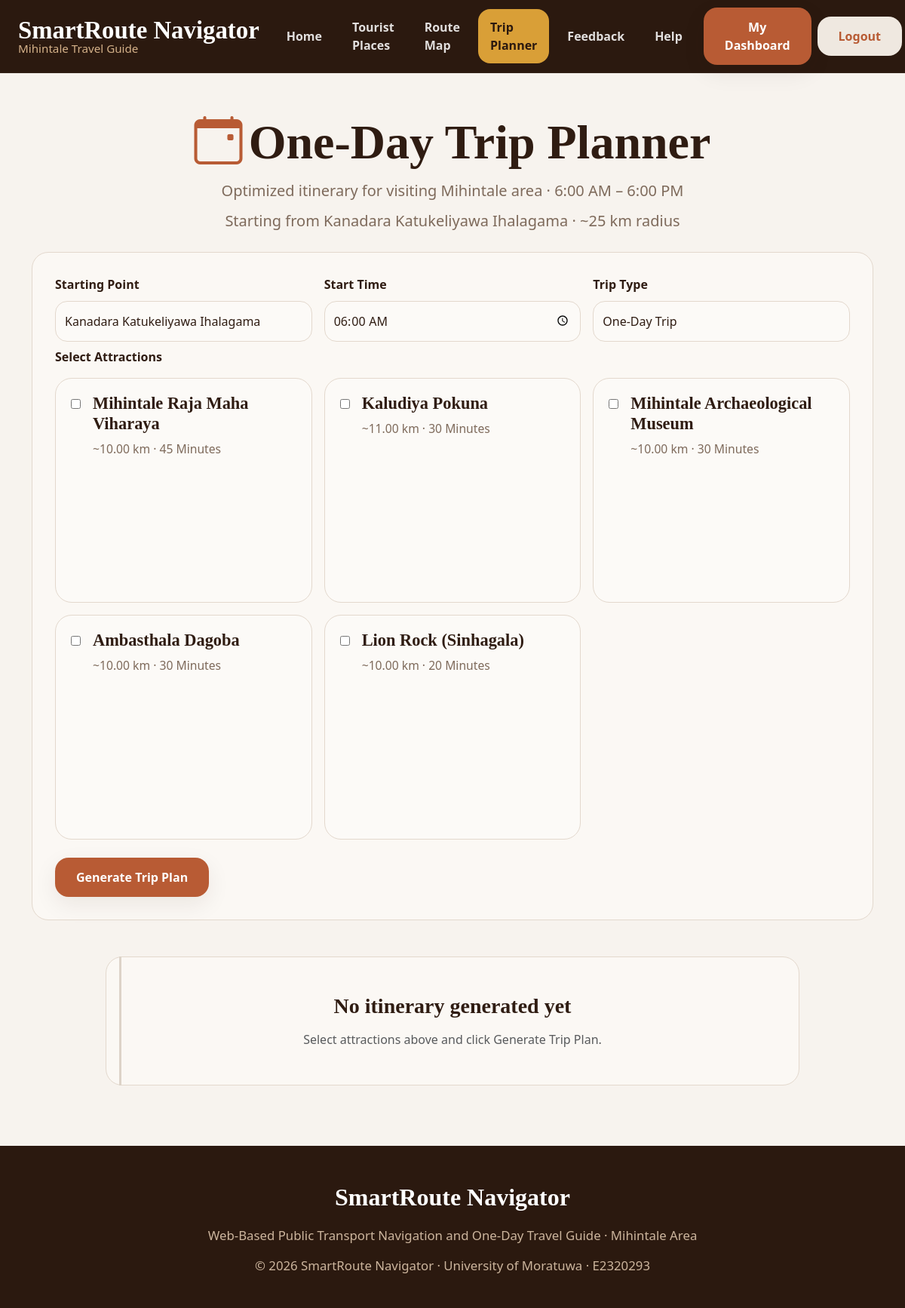
The app's page /pages/trip-planner.php (signed in) with its own data.
### tables this page shows
CREATE TABLE places (
    id INT AUTO_INCREMENT PRIMARY KEY,
    category_id INT NOT NULL,
    name VARCHAR(255) NOT NULL,
    description TEXT NOT NULL,
    location_name VARCHAR(255),
    distance_km DECIMAL(5,2),
    recommended_time VARCHAR(100),
    visit_duration VARCHAR(100),
    tips TEXT,
    image_url TEXT,
    map_embed_url TEXT,
    created_at TIMESTAMP DEFAULT CURRENT_TIMESTAMP,
    updated_at TIMESTAMP DEFAULT CURRENT_TIMESTAMP ON UPDATE CURRENT_TIMESTAMP,
    FOREIGN KEY (category_id) REFERENCES categories(id) ON DELETE CASCADE
);

### pages/trip-planner.php (the view, shortened to what this page needs)
<?php
include '../config/db.php';
$startPoint = isset($_GET['start_point']) ? trim($_GET['start_point']) : 'Kanadara Katukeliyawa Ihalagama';
$startTime = isset($_GET['start_time']) ? trim($_GET['start_time']) : '06:00';
$tripType = isset($_GET['trip_type']) ? trim($_GET['trip_type']) : 'One-Day Trip';
$selectedPlaces = isset($_GET['places']) && is_array($_GET['places']) ? array_map('intval', $_GET['places']) : [];
$allPlaces = [];
$res = $conn->query("SELECT places.*, categories.name AS category_name
                     FROM places
                     JOIN categories ON places.category_id = categories.id
                     ORDER BY places.id ASC");
if ($res) {
    while ($row = $res->fetch_assoc()) {
        $allPlaces[] = $row;
    }
}
$selectedData = [];
$totalDistance = 0;
include '../includes/header.php';
?>
<section class="section-padding" style="padding-top: 48px;">
  <div class="container">
    <div class="page-header text-center">
      <h1><i class="bi bi-calendar-event me-2" style="color:var(--primary);"></i>One-Day Trip Planner</h1>
      <p>Optimized itinerary for visiting Mihintale area · 6:00 AM – 6:00 PM</p>
      <p style="margin-top:10px;">Starting from <?php echo htmlspecialchars($startPoint); ?> · ~25 km radius</p>
    </div>
    <div class="feedback-box mb-5">
      <form method="GET">
        <div class="row g-3">
          <div class="col-md-4">
            <label class="form-label fw-semibold">Starting Point</label>
            <input type="text" name="start_point" class="form-control" value="<?php echo htmlspecialchars($startPoint); ?>">
          </div>
          <div class="col-md-4">
            <label class="form-label fw-semibold">Start Time</label>
            <input type="time" name="start_time" class="form-control" value="<?php echo htmlspecialchars($startTime); ?>">
          </div>
          <div class="col-md-4">
            <label class="form-label fw-semibold">Trip Type</label>
            <select name="trip_type" class="form-select">
              <option value="One-Day Trip" <?php echo ($tripType === 'One-Day Trip') ? 'selected' : ''; ?>>One-Day Trip</option>
            </select>
          </div>
          <div class="col-12 mt-2">
            <label class="form-label fw-semibold mb-3">Select Attractions</label>
            <div class="row g-3">
              <?php foreach ($allPlaces as $place): ?>
                <div class="col-md-6 col-lg-4">
                  <div class="place-card" style="padding:20px;">
                    <label class="d-flex align-items-start gap-3 w-100" style="cursor:pointer;">
                      <input
                        type="checkbox"
                        name="places[]"
                        value="<?php echo $place['id']; ?>"
                        <?php echo in_array((int)$place['id'], $selectedPlaces) ? 'checked' : ''; ?>
                        style="margin-top:7px;"
                      >
                      <div>
                        <h5 class="mb-2" style="font-size:1.4rem;"><?php echo htmlspecialchars($place['name']); ?></h5>
                        <div style="color:var(--muted); font-size:0.98rem;">
                          ~<?php echo htmlspecialchars($place['distance_km']); ?> km · <?php echo htmlspecialchars($place['visit_duration']); ?>
                        </div>
                      </div>
                    </label>
                  </div>
                </div>
              <?php endforeach; ?>
            </div>
          </div>
          <div class="col-12 mt-4">
            <button type="submit" class="btn btn-main">Generate Trip Plan</button>
          </div>
        </div>
      </form>
    </div>
    <div class="timeline-wrap">
      <?php if (!empty($selectedData)): ?>
        <?php $currentTime = strtotime($startTime); ?>
        <div class="timeline-item">
          <div class="timeline-dot"></div>
          <div class="timeline-card">
            <div class="timeline-time"><i class="bi bi-clock me-2"></i><?php echo date('g:i A', $currentTime); ?></div>
            <h3>Departure</h3>
            <p class="mb-2" style="color:var(--muted);"><i class="bi bi-geo-alt me-2"></i><?php echo htmlspecialchars($startPoint); ?></p>
            <p class="mb-0">Begin journey early to avoid daytime heat. Carry water and wear comfortable footwear.</p>
          </div>
        </div>
        <?php foreach ($selectedData as $place): ?>
          <?php
            $currentTime += 30 * 60;
            $emoji = "📍";
            if ($place['category_name'] === 'Religious') $emoji = "🛕";
            if ($place['category_name'] === 'Nature') $emoji = "🌿";
            if ($place['category_name'] === 'Heritage') $emoji = "🏺";
            if ($place['category_name'] === 'Cultural') $emoji = "🎭";
          ?>
          <div class="timeline-item">
            <div class="timeline-dot"></div>
            <div class="timeline-card">
              <div class="d-flex justify-content-between align-items-start gap-3 flex-wrap">
                <div>
                  <div class="timeline-time"><i class="bi bi-clock me-2"></i><?php echo date('g:i A', $currentTime); ?></div>
                  <h3><?php echo htmlspecialchars($place['name']); ?></h3>
                  <p class="mb-2" style="color:var(--muted);">
                    <i class="bi bi-geo-alt me-2"></i><?php echo htmlspecialchars($place['location_name']); ?>
                  </p>
                  <p class="mb-3"><?php echo htmlspecialchars(mb_strimwidth($place['description'], 0, 120, '...')); ?></p>
                  <a href="route.php?place_id=<?php echo $place['id']; ?>" class="learn-link">
                    <i class="bi bi-geo-alt"></i> View on Map
                  </a>
                </div>
                <div style="font-size:2rem;"><?php echo $emoji; ?></div>
              </div>
            </div>
          </div>
        <?php endforeach; ?>
        <?php $currentTime += 30 * 60; ?>
        <div class="timeline-item">
          <div class="timeline-dot"></div>
          <div class="timeline-card">
            <div class="timeline-time"><i class="bi bi-clock me-2"></i><?php echo date('g:i A', $currentTime); ?></div>
            <h3>Trip Summary</h3>
            <p class="mb-2"><strong>Trip Type:</strong> <?php echo htmlspecialchars($tripType); ?></p>
            <p class="mb-2"><strong>Selected Places:</strong> <?php echo count($selectedData); ?></p>
            <p class="mb-0"><strong>Total Distance:</strong> <?php echo number_format($totalDistance, 2); ?> km</p>
          </div>
        </div>
      <?php else: ?>
        <div class="info-card p-5 text-center">
          <h3 class="mb-3">No itinerary generated yet</h3>
          <p class="text-muted mb-0">Select attractions above and click Generate Trip Plan.</p>
        </div>
      <?php endif; ?>
    </div>
  </div>
</section>
<?php include '../includes/footer.php'; ?>

### assets/css/theme.css (style rules this page uses)
:root { --bg: #f7f3ee; --surface: #fbf8f4; --card: #f9f5f0; --border: #e3d8cd; --text: #2f1c12; --muted: #7e6a5b; --primary: #b85b34; --primary-dark: #8f4426; --accent: #e0a63a; --nav: #2b190f; --white: #ffffff; --shadow: 0 10px 30px rgba(55, 30, 10, 0.08); --radius: 22px; }
* { box-sizing: border-box; }
html { scroll-behavior: smooth; }
body { margin: 0; background: var(--bg); color: var(--text); font-family: "Segoe UI", Arial, sans-serif; }
h1, h2, h3, h4, h5, h6 { font-family: Georgia, "Times New Roman", serif; color: var(--text); font-weight: 700; }
.section-padding { padding: 80px 0; }
.btn-main { background: var(--primary); color: #fff; border: none; border-radius: 18px; padding: 14px 28px; font-weight: 700; box-shadow: var(--shadow); }
.feature-card, .category-card, .place-card, .info-card, .help-card, .faq-item { background: var(--surface); border: 1px solid var(--border); border-radius: var(--radius); box-shadow: none; }
.page-header { padding: 48px 0 26px; }
.page-header h1 { font-size: 4rem; margin-bottom: 10px; }
.page-header p { color: var(--muted); font-size: 1.25rem; }
.place-card { padding: 28px 30px; height: 100%; }
.timeline-wrap { position: relative; max-width: 920px; margin: 0 auto; }
.timeline-wrap::before { content: ""; position: absolute; left: 18px; top: 0; bottom: 0; width: 3px; background: #ddd3c8; }
.feedback-box, .help-box { background: var(--surface); border: 1px solid var(--border); border-radius: 22px; padding: 30px; }
.form-control, .form-select, textarea { border-radius: 16px !important; border: 1px solid var(--border) !important; background: #fcfaf7 !important; min-height: 54px; color: var(--text) !important; box-shadow: none !important; }
.place-card { min-height: 298px; }
.page-header { padding-top: 6px; }
.page-header h1 { font-size: 4rem; }
.page-header p { margin-bottom: 0; }
.feedback-box .place-card { background: #fcfaf7; }
.feedback-box { max-width: 100%; }
.feedback-box .form-label { color: var(--text); margin-bottom: 10px; }

### records on screen
places: name "Mihintale Raja Maha Viharaya", distance_km "10.00", visit_duration "45 Minutes"
places: name "Kaludiya Pokuna", distance_km "11.00", visit_duration "30 Minutes"
places: name "Mihintale Archaeological Museum", distance_km "10.00", visit_duration "30 Minutes"
places: name "Ambasthala Dagoba", distance_km "10.00", visit_duration "30 Minutes"
places: name "Lion Rock (Sinhagala)", distance_km "10.00", visit_duration "20 Minutes"

### other values on screen
$startPoint "Kanadara Katukeliyawa Ihalagama"
